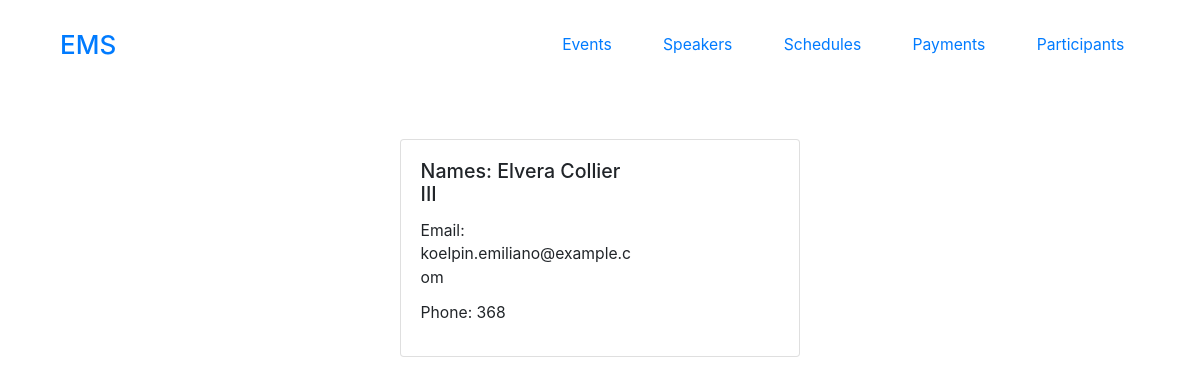
The page /participants/koelpin.emiliano@example.com/ on the database its author committed.
### participant/models.py (models this page shows, shortened)
class Participant(models.Model):
    name = models.CharField(max_length=100)
    email = models.EmailField()
    phone_number = models.CharField(max_length=20)
    events = models.ManyToManyField(Event)
    class Meta:
        verbose_name = 'Participant'
        verbose_name_plural = 'Participants'

### participant/views.py (the view)
# urls.py: path('<str:email>/', views.participant_detail)
def participant_detail(request, email):
    participant = Participant.objects.get(email=email)
    return render(request, 'participant/participant.html', {"participant":participant})

### templates/participant/participant.html
{% extends 'base.html' %}
{% block content%}
<div class="container">
    <div class="card mb-3" style="max-width: 400px; margin:auto; margin-top: 50px">
        <div class="row g-0">
          <div class="col-md-8">
            <div class="card-body">
              <h5 class="card-title">Names: {{participant.name}}</h5>
              <p class="card-title">Email: {{participant.email}}</p>
              <p class="card-title">Phone: {{participant.phone_number}}</p>
            </div>
          </div>
        </div>
      </div>
</div>
{% endblock content%}

### static/css/styles.css (style rules this page uses)
* { margin: 0; padding: 0; box-sizing: border-box; }
html { font-size: 98%; }

### rows shown on the page
Participant: name "Elvera Collier III", email "koelpin.emiliano@example.com", phone_number "368"
